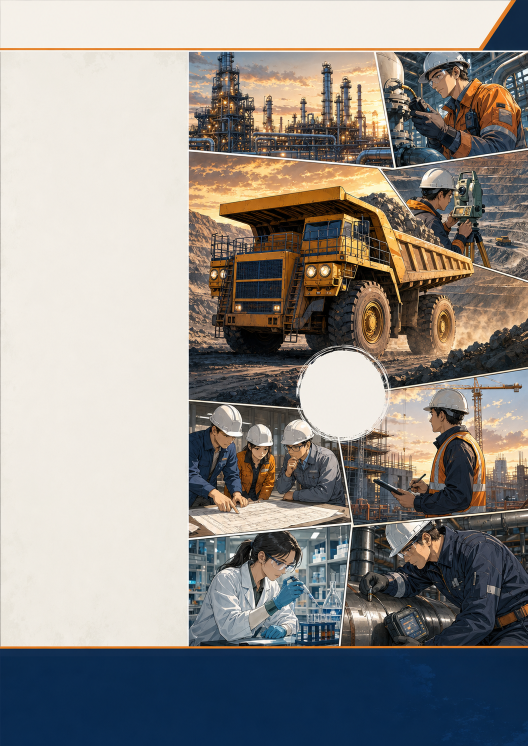
#> input picture tmp/imagegen/resurs-plus-comic-background.png, 1055 x 1491 px (shown at 1/2 size)
$ python build_resurs_plus_comic_cover.py
#> lines starting #> are read from the running program, lines starting #| are printed output that depends on the picture
from __future__ import annotations

from pathlib import Path
from textwrap import wrap

from PIL import Image, ImageDraw, ImageFont, ImageOps


ROOT = Path(__file__).resolve().parents[2]
SOURCE = ROOT / "tmp" / "imagegen" / "resurs-plus-comic-background.png"
QR_SOURCE = ROOT / "tmp" / "imagegen" / "plus-resurs-qr.png"
LOGO_SOURCE = ROOT / "frontend" / "public" / "og-default.png"
HEADER_ART_SOURCE = ROOT / "tmp" / "imagegen" / "resurs-plus-header-anime.png"
OUTPUT = ROOT / "output" / "imagegen" / "resurs-plus-engineering-collage.png"
OUTPUT_JPEG = ROOT / "output" / "imagegen" / "resurs-plus-engineering-collage-a4-300dpi.jpg"
OUTPUT_PDF = ROOT / "output" / "imagegen" / "resurs-plus-engineering-collage-print-cmyk.pdf"

DPI = 300
TRIM_WIDTH_MM = 203
TRIM_HEIGHT_MM = 288
BLEED_MM = 3
SAFE_MM = 10
WIDTH = round((TRIM_WIDTH_MM + BLEED_MM * 2) / 25.4 * DPI)
HEIGHT = round((TRIM_HEIGHT_MM + BLEED_MM * 2) / 25.4 * DPI)
BLEED_PX = round(BLEED_MM / 25.4 * DPI)
SAFE_PX = round(SAFE_MM / 25.4 * DPI)
SAFE_LEFT = BLEED_PX + SAFE_PX
SAFE_RIGHT = WIDTH - BLEED_PX - SAFE_PX
SAFE_TOP = BLEED_PX + SAFE_PX
SAFE_BOTTOM = HEIGHT - BLEED_PX - SAFE_PX
HEADER_HEIGHT = 500
FOOTER_TOP = 3010

ORANGE = "#FF9800"
ORANGE_DARK = "#E77900"
NAVY = "#0D2037"
INK = "#000000"
TEXT = "#000000"
MUTED = "#727A84"
PAPER = "#FBFAF7"
WHITE = "#FFFFFF"

FONT_DIR = Path(r"C:\Windows\Fonts")
REGULAR = FONT_DIR / "segoeui.ttf"
BOLD = FONT_DIR / "segoeuib.ttf"
BOLD_ITALIC = FONT_DIR / "segoeuiz.ttf"


def font(size: int, bold: bool = False) -> ImageFont.FreeTypeFont:
    return ImageFont.truetype(str(BOLD if bold else REGULAR), size=size)


def heading_font(size: int) -> ImageFont.FreeTypeFont:
    return ImageFont.truetype(str(BOLD_ITALIC), size=size)


def rounded_panel(
    layer: Image.Image,
    box: tuple[int, int, int, int],
    fill: tuple[int, int, int, int],
    outline: str | None = None,
    width: int = 0,
    radius: int = 28,
) -> None:
    draw = ImageDraw.Draw(layer)
    draw.rounded_rectangle(box, radius=radius, fill=fill, outline=outline, width=width)


# [113 lines left out: functions wrapped_lines, draw_wrapped, draw_black_text, draw_category, make_qr, not called in this run]


def make_logo(height: int) -> Image.Image:
    logo = Image.open(LOGO_SOURCE).convert("RGBA").crop((118, 190, 315, 440))
    pixels = logo.load()
    for y in range(logo.height):
        for x in range(logo.width):
            red, green, blue, alpha = pixels[x, y]
            if red > 245 and green > 245 and blue > 245:
                pixels[x, y] = (red, green, blue, 0)
            else:
                pixels[x, y] = (red, green, blue, alpha)
    width = round(logo.width * height / logo.height)
    return logo.resize((width, height), Image.Resampling.LANCZOS)


def paste_header_art(canvas: Image.Image) -> None:
    source = Image.open(HEADER_ART_SOURCE).convert("RGBA")
    source = source.crop((260, 0, source.width, source.height))
    art_width = WIDTH - 1310
    art = ImageOps.fit(
        source,
        (art_width, HEADER_HEIGHT),
        method=Image.Resampling.LANCZOS,
        centering=(0.65, 0.48),
    )
    layer = Image.new("RGBA", canvas.size, (0, 0, 0, 0))
    layer.paste(art, (1310, 0))
    mask = Image.new("L", canvas.size, 0)
    mask_draw = ImageDraw.Draw(mask)
    mask_draw.polygon(
        ((1470, 0), (WIDTH, 0), (WIDTH, HEADER_HEIGHT), (1310, HEADER_HEIGHT)),
        fill=255,
    )
    canvas.alpha_composite(Image.composite(layer, Image.new("RGBA", canvas.size), mask))
    divider = ImageDraw.Draw(canvas)
    divider.line((1466, 0, 1306, HEADER_HEIGHT), fill=ORANGE, width=10)


# [38 lines left out: functions draw_bullet_column, to_print_cmyk, not called in this run]


def build() -> None:
    source = Image.open(SOURCE).convert("RGB")
#> source is the input picture: PIL image 1055x1491 RGB; mean R, G, B 146.9, 142.8, 138.1
    fitted_background = ImageOps.fit(source, (WIDTH, HEIGHT), method=Image.Resampling.LANCZOS, centering=(0.5, 0.5))
    background = Image.new("RGB", (WIDTH, HEIGHT), PAPER)
    middle = fitted_background.crop((0, 315, WIDTH, 3050))
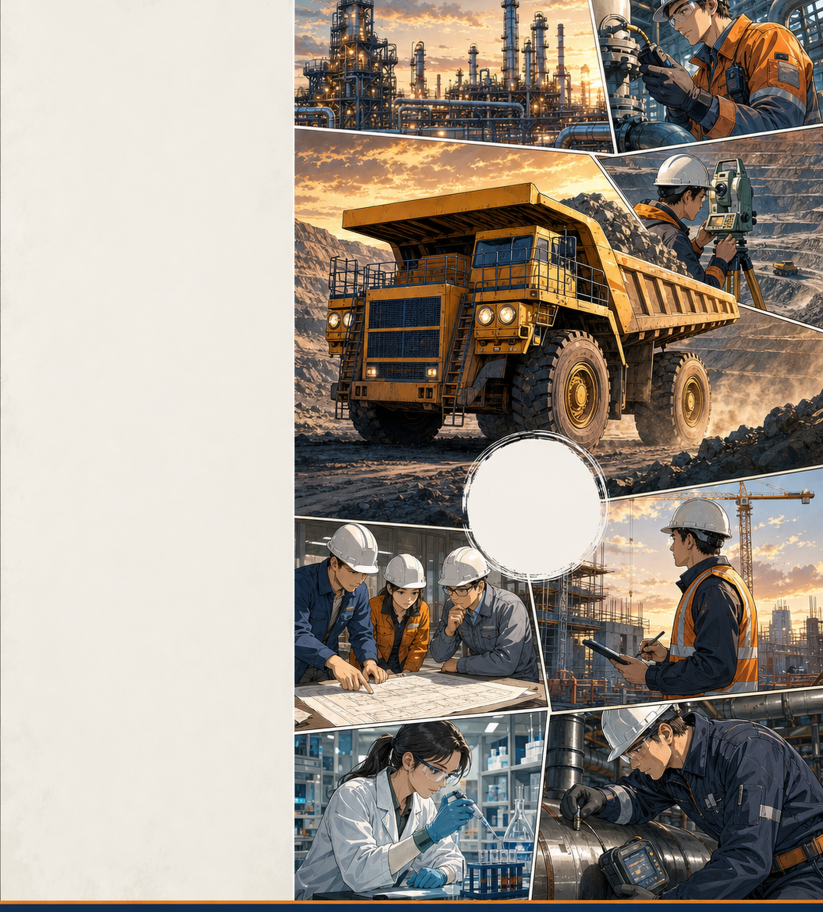
#> middle: PIL image 2469x2735 RGB (shown at 1/3 size); mean R, G, B 160.2, 150.8, 140.2
    middle = middle.resize((WIDTH, FOOTER_TOP - HEADER_HEIGHT), Image.Resampling.LANCZOS)
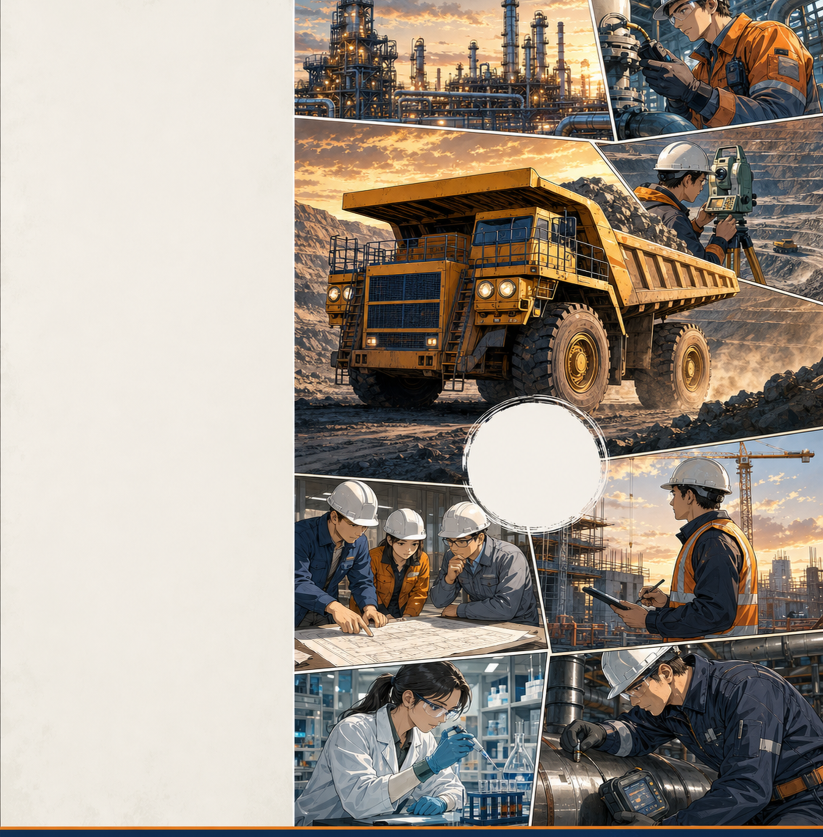
#> middle: PIL image 2469x2510 RGB (shown at 1/3 size); mean R, G, B 160.2, 150.8, 140.2
    background.paste(middle, (0, HEADER_HEIGHT))
    canvas = background.convert("RGBA")
    overlay = Image.new("RGBA", canvas.size, (0, 0, 0, 0))
#> overlay: PIL image 2469x3472 RGBA; every value is 0

    rounded_panel(overlay, (0, 0, WIDTH, HEADER_HEIGHT), (251, 250, 247, 248), radius=0)
    rounded_panel(overlay, (0, FOOTER_TOP, WIDTH, HEIGHT), (8, 24, 43, 255), radius=0)
    canvas = Image.alpha_composite(canvas, overlay)
    paste_header_art(canvas)
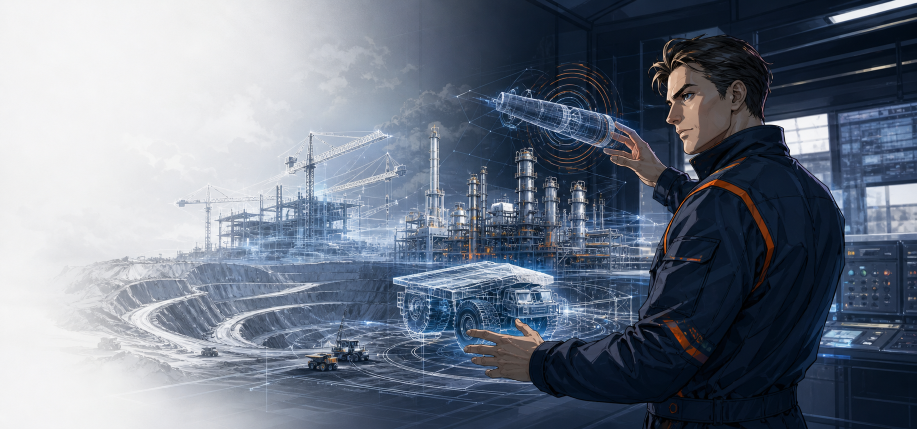
#> input picture tmp/imagegen/resurs-plus-header-anime.png, 1833 x 858 px (shown at 1/2 size)
#> in paste_header_art, `source = source.crop((260, 0, source.width, source.height))`:
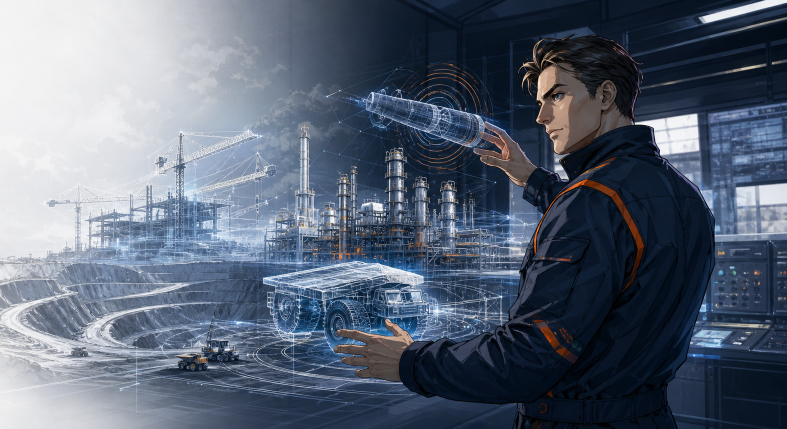
#> source: PIL image 1573x858 RGBA (shown at 1/2 size); mean R, G, B, A 91, 101.4, 117.7, 255
#> in paste_header_art, `art = ImageOps.fit( source, (art_width, HEADER_HEIGHT), method=Image.R..`:
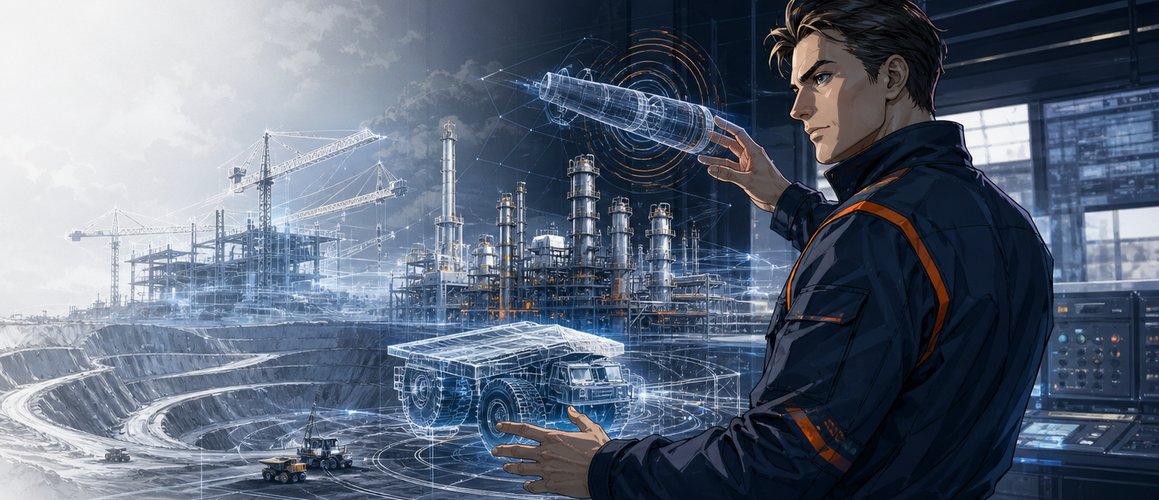
#> art: PIL image 1159x500 RGBA; mean R, G, B, A 94.5, 105.2, 121.9, 255
#> in paste_header_art, `layer.paste(art, (1310, 0))`:
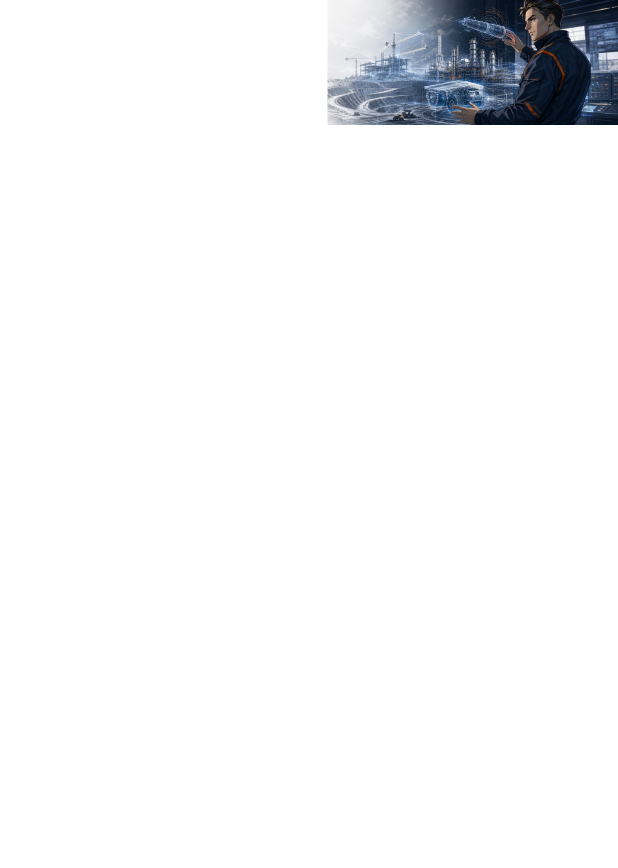
#> layer: PIL image 2469x3472 RGBA (shown at 1/4 size); mean R, G, B, A 6.4, 7.1, 8.2, 17.2; transparent parts drawn white
#> in paste_header_art, `mask = Image.new("L", canvas.size, 0)`: mask: PIL image 2469x3472 L; every value is 0
#> in paste_header_art, `canvas.alpha_composite(Image.composite(layer, Image.new("RGBA", canvas..`:
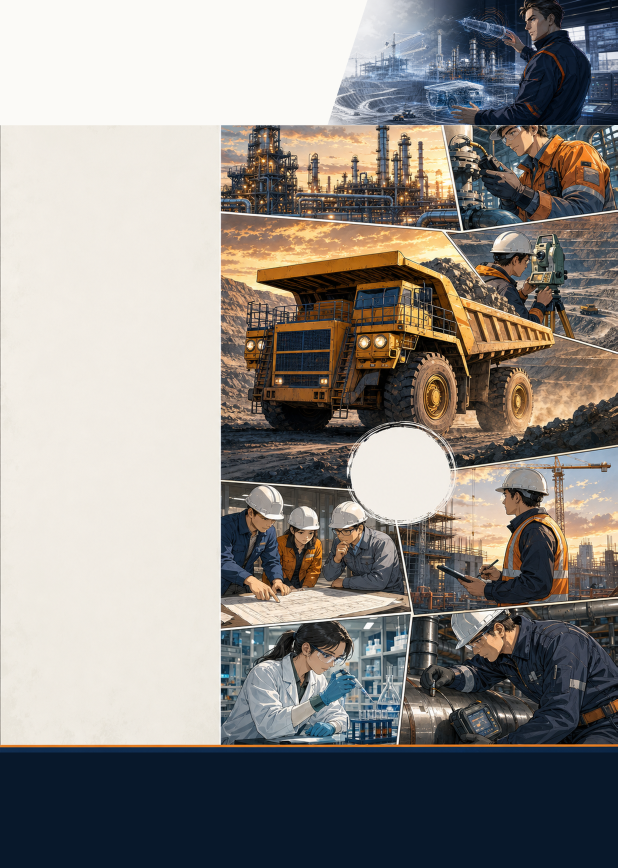
#> canvas: PIL image 2469x3472 RGBA (shown at 1/4 size); mean R, G, B, A 142.6, 138.6, 134.3, 255
    draw = ImageDraw.Draw(canvas)
    black_mask = Image.new("L", canvas.size, 0)
    black_mask_draw = ImageDraw.Draw(black_mask)

    logo = make_logo(205)
    canvas.paste(logo, (SAFE_LEFT, 142), logo)
    draw.text((350, 110), "ЕДИНАЯ ЦИФРОВАЯ ПЛОЩАДКА", font=heading_font(30), fill=ORANGE_DARK)
    draw_black_text(draw, black_mask_draw, (350, 165), "РЕСУРС-ПЛЮС", heading_font(78))
    draw_black_text(
        draw,
        black_mask_draw,
        (353, 281),
        "Инженерные проекты, экспертиза",
        heading_font(34),
    )
    draw_black_text(
        draw,
        black_mask_draw,
        (353, 330),
        "и проверенные специалисты по всей России",
        font(34),
    )
    categories = [
        (
            1,
            "Экспертиза промышленной безопасности опасных производственных объектов",
            "Аттестованные эксперты по промышленной безопасности — выбирайте исполнителя ближе к вашему опасному производственному объекту.",
            320,
        ),
        (
            2,
            "Проектирование промышленных и гражданских объектов",
            "Аттестованные члены НОПРИЗ, включенные в НРС.",
            245,
        ),
        (
            3,
            "Инженерные изыскания (ИГИ, ИГДИ, ИЭИ, ИГМИ, геофизика)",
            "Члены НОПРИЗ, включенные в НРС, готовы выполнить камеральные и полевые работы.",
            270,
        ),
        (
            4,
            "Строительный контроль",
            "Аттестованные члены НОСТРОЙ, включенные в НРС.",
            185,
        ),
        (
            5,
            "Аудит",
            "Независимая оценка процессов, документации и систем управления промышленной безопасности.",
            205,
        ),
        (
            6,
            "Экологическое сопровождение предприятий",
            "Инженеры-экологи с высшим профессиональным образованием и многолетним опытом.",
            240,
        ),
        (
            7,
            "НИРы и лабораторные исследования",
            "Научно-исследовательские работы и лабораторные испытания для инженерных задач.",
            230,
        ),
        (
            8,
            "Техническое освидетельствование, техническое диагностирование",
            "Оценка состояния оборудования и технических устройств специалистами профильных направлений.",
            285,
        ),
        (
            9,
            "Кадастровые работы",
            "Специалисты, состоящие в СРО кадастровых инженеров.",
            190,
        ),
        (
            10,
            "Судебная экспертиза",
            "Профессиональные исследования и заключения по вопросам, имеющим значение для судебного дела.",
            230,
        ),
    ]

    y = 505
    for number, title, body, height in categories:
        draw_category(draw, black_mask_draw, canvas, y, number, title, body, height)
        y += height + 8

    qr_size = 260
    qr_center_x = 1605
    qr_label_x = qr_center_x
    qr_center_y = 1900
    qr_x = qr_center_x - qr_size // 2
    qr_y = qr_center_y - qr_size // 2
    qr = make_qr(qr_size)
    canvas.paste(qr, (qr_x, qr_y), qr)
    draw.rounded_rectangle(
        (qr_label_x - 142, qr_y + qr_size + 22, qr_label_x + 142, qr_y + qr_size + 74),
        radius=24,
        fill=NAVY,
    )
    draw.text(
        (qr_label_x, qr_y + qr_size + 48),
        "plus-resurs.com",
        font=font(25, bold=True),
        fill=WHITE,
        anchor="mm",
    )

    customer = [
        "Публикация проекта с подробным техническим заданием.",
        "Поиск или ожидание откликов.",
        "Сравнение и выбор специалиста.",
        "Управление проектом.",
    ]
    specialist = [
        "Цифровой профиль вместо классического резюме.",
        "Лента актуальных заказов и автоматические приглашения.",
        "Заявка с коммерческим предложением и планом решения.",
        "Выполнение проекта и получение оплаты.",
    ]
    draw_bullet_column(draw, SAFE_LEFT, FOOTER_TOP + 55, 1010, "Для заказчика:", customer)
    draw_bullet_column(draw, 1270, FOOTER_TOP + 55, SAFE_RIGHT - 1270, "Для специалиста:", specialist)

    OUTPUT.parent.mkdir(parents=True, exist_ok=True)
    result = canvas.convert("RGB")
    print_result = to_print_cmyk(result, black_mask)
    result.save(OUTPUT, format="PNG", optimize=True, dpi=(DPI, DPI))
    print_result.save(
        OUTPUT_JPEG,
        format="JPEG",
        quality=96,
        subsampling=0,
        optimize=True,
        dpi=(DPI, DPI),
    )
    print_result.save(OUTPUT_PDF, format="PDF", resolution=DPI, quality=96)
    print(OUTPUT)
    print(OUTPUT_JPEG)
    print(OUTPUT_PDF)


if __name__ == "__main__":
#> (the run stopped early here; a loop or call above may not have finished)
